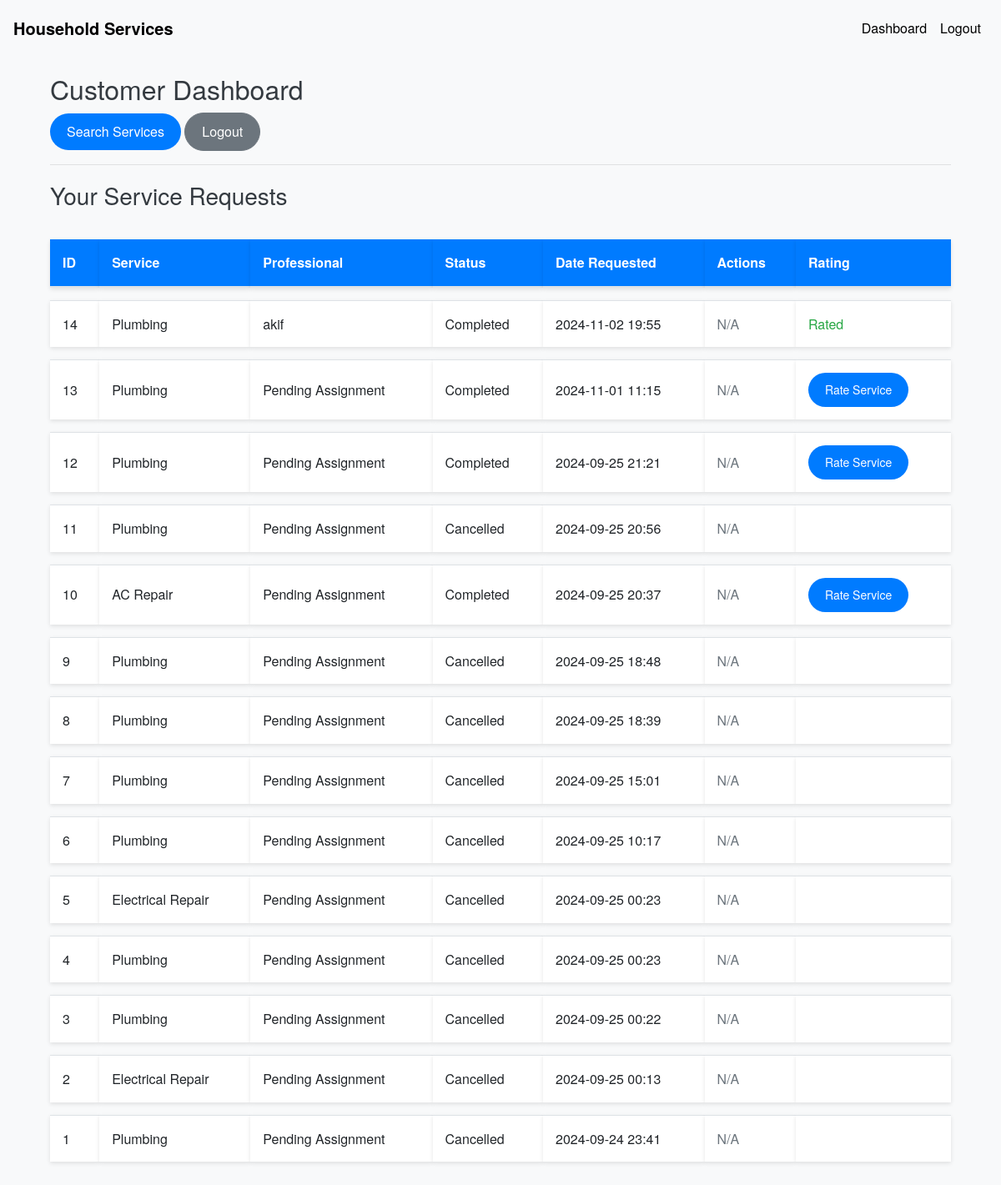
Page /customer/dashboard (signed in) on the earlier database version.
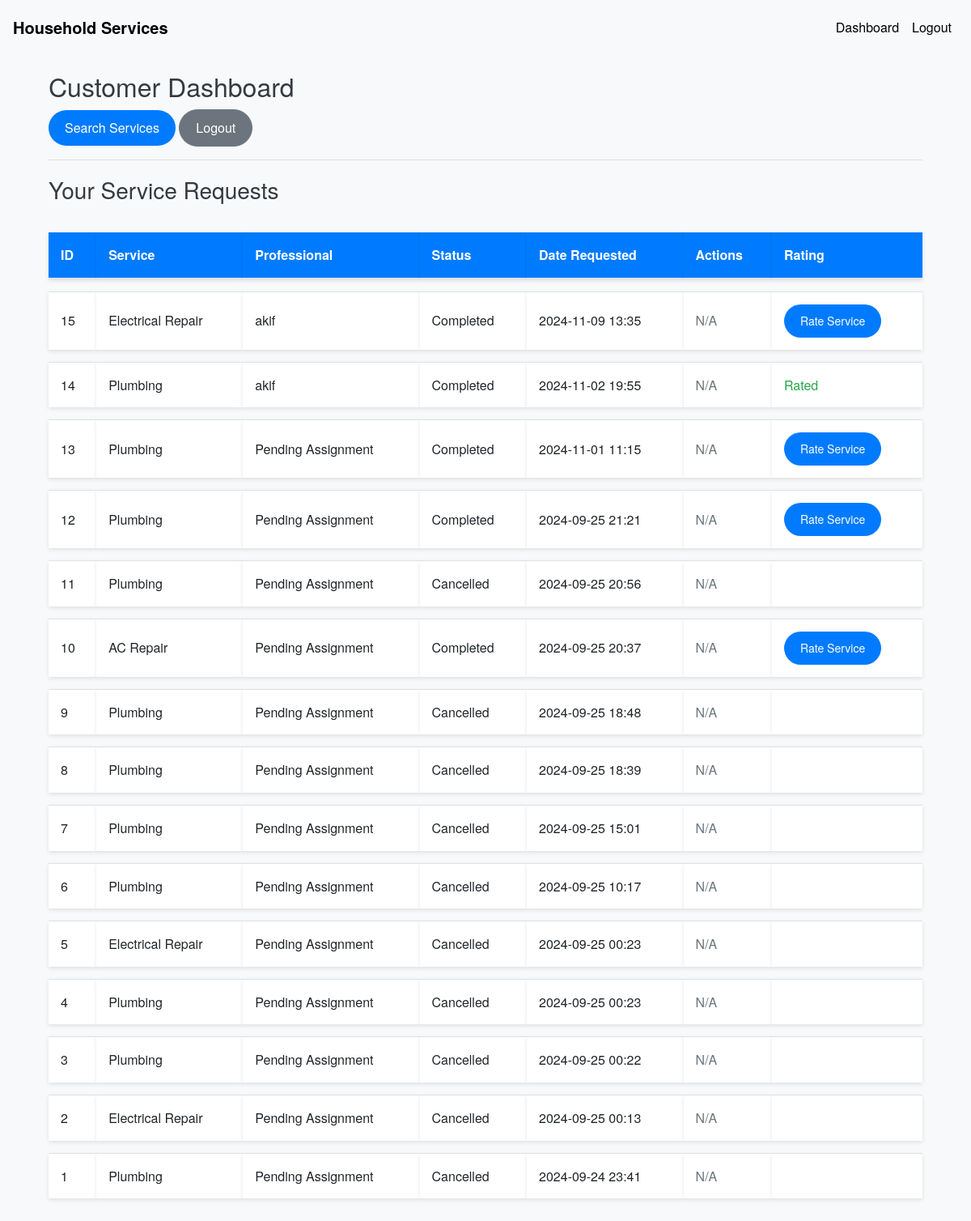
Same page on the later database version.
### models.py (models this page shows, shortened)
class ServiceRequest(db.Model):
    __tablename__ = 'service_requests'
    id = db.Column(db.Integer, primary_key=True)
    service_id = db.Column(db.Integer, db.ForeignKey('services.id'), nullable=False)
    customer_id = db.Column(db.Integer, db.ForeignKey('users.id'), nullable=False)
    professional_id = db.Column(db.Integer, db.ForeignKey('users.id'))
    service_status = db.Column(db.String(20), nullable=False, default='requested')
    service = db.relationship('Service', backref='service_requests')
    date_of_request = db.Column(db.DateTime, default=datetime.utcnow)
    date_of_completion = db.Column(db.DateTime)
    remarks = db.Column(db.Text)
    rating = db.Column(db.Integer)

class Service(db.Model):
    __tablename__ = 'services'
    id = db.Column(db.Integer, nullable =False, primary_key=True)
    name = db.Column(db.String(100), nullable=False)
    base_price = db.Column(db.Float, nullable=False)
    time_required = db.Column(db.Integer, nullable=False)  # in minutes
    description = db.Column(db.Text)

class User(UserMixin, db.Model):
    __tablename__ = 'users'
    id = db.Column(db.Integer, primary_key=True)
    username = db.Column(db.String(100), unique=True, nullable=False)
    password = db.Column(db.String(128), nullable=False)
    role = db.Column(db.String(20), nullable=False)
    is_active = db.Column(db.Boolean, default=True)
    date_created = db.Column(db.DateTime, default=datetime.utcnow)
    date_completed = db.Column(db.DateTime)
    is_approved = db.Column(db.Boolean, default=False)
    service_type = db.Column(db.String(100))
    experience = db.Column(db.Integer)
    resume_filename = db.Column(db.String(200))
    approval_status = db.Column(db.String(50), default='pending')
    customer_service_requests = db.relationship('ServiceRequest', backref='customer', foreign_keys='ServiceRequest.customer_id', lazy='dynamic')
    professional_service_requests = db.relationship('ServiceRequest', backref='professional', foreign_keys='ServiceRequest.professional_id', lazy='dynamic')

### routes.py (the view)
@app.route('/customer/dashboard')
@login_required
def customer_dashboard():
    if current_user.role != 'customer':
        flash('Access denied.')
        return redirect(url_for('index'))
    service_requests = ServiceRequest.query.filter_by(customer_id=current_user.id).order_by(ServiceRequest.id.desc()).all()
    return render_template('customer_dashboard.html', service_requests=service_requests)

### app.py (called while the page is built)
@login_manager.user_loader
def load_user(user_id):
    return User.query.get(int(user_id))

### templates/customer_dashboard.html (shortened to what this page needs)
{% extends 'base.html' %}
{% block content %}
<div class="container mt-4">
    <h2>Customer Dashboard</h2>
    <p>
        <a href="{{ url_for('search_services') }}" class="btn btn-primary">Search Services</a>
        <a href="{{ url_for('logout') }}" class="btn btn-secondary">Logout</a>
    </p>
    <hr>
    <h3>Your Service Requests</h3>
    <table class="table table-striped">
        <thead>
            <tr>
                <th>ID</th>
                <th>Service</th>
                <th>Professional</th>
                <th>Status</th>
                <th>Date Requested</th>
                <th>Actions</th>
                <th>Rating</th>
            </tr>
        </thead>
        <tbody>
            {% for request in service_requests %}
            <tr>
                <td>{{ request.id }}</td>
                <td>{{ request.service.name }}</td>
                <td>
                    {% if request.professional %}
                    {{ request.professional.username }}
                    {% else %}
                    Pending Assignment
                    {% endif %}
                </td>
                <td>{{ request.service_status.capitalize() }}</td>
                <td>{{ request.date_of_request.strftime('%Y-%m-%d %H:%M') }}</td>
                <td>
                    {% if request.service_status in ['requested', 'accepted'] %}
                    <form action="{{ url_for('cancel_request', request_id=request.id) }}" method="POST" style="display:inline;">
                        <button type="submit" class="btn btn-sm btn-danger" onclick="return confirm('Are you sure you want to cancel this request?');">Cancel</button>
                    </form>
                    {% else %}
                    <span class="text-muted">N/A</span>
                    {% endif %}
                </td>
                <td>
                    {% if request.service_status == 'completed' %}
                        {% if request.rating %}
                            <span class="text-success">Rated</span>
                        {% else %}
                            <button class="btn btn-primary btn-sm" data-toggle="modal" data-target="#rateModal{{ request.id }}">Rate Service</button>
                        {% endif %}
                    {% endif %}
                </td>
            </tr>
            {% endfor %}
        </tbody>
    </table>
</div>
{% endblock %}

### templates/base.html (shortened to what this page needs)
<!DOCTYPE html>
<html lang="en">
<head>
    <link rel="stylesheet" href="https://stackpath.bootstrapcdn.com/bootstrap/4.5.0/css/bootstrap.min.css">
    <link rel="stylesheet" href="{{ url_for('static', filename='css/styles.css') }}">
</head>
<body>
    <nav class="navbar navbar-expand-lg navbar-light bg-light">
        <a class="navbar-brand" href="{{ url_for('index') }}">Household Services</a>
        {% if current_user.is_authenticated %}
        <div class="collapse navbar-collapse" id="navbarNav">
            <ul class="navbar-nav ml-auto">
                {% if current_user.role == 'admin' %}
                <li class="nav-item">
                    <a class="nav-link" href="{{ url_for('admin_dashboard') }}">Dashboard</a>
                </li>
                {% elif current_user.role == 'professional' %}
                <li class="nav-item">
                    <a class="nav-link" href="{{ url_for('professional_dashboard') }}">Dashboard</a>
                </li>
                {% elif current_user.role == 'customer' %}
                <li class="nav-item">
                    <a class="nav-link" href="{{ url_for('customer_dashboard') }}">Dashboard</a>
                </li>
                {% endif %}
                <li class="nav-item">
                    <a class="nav-link" href="{{ url_for('logout') }}">Logout</a>
                </li>
            </ul>
        </div>
        {% endif %}
    </nav>
    <div class="container mt-4">
        {% block content %}{% endblock %}
    </div>
</body>
</html>

### static/css/styles.css (style rules this page uses)
body { padding-top: 5px; font-family: 'Helvetica Neue', Arial, sans-serif; background-color: #f8f9fa; color: #343a40; line-height: 1.6; }
.navbar { background-color: #343a40; }
.navbar-brand { font-weight: bold; color: #000000 !important; }
.nav-link { color: #000000 !important; }
.table { margin-top: 20px; border-collapse: separate; border-spacing: 0 15px; }
.table th, .table td { vertical-align: middle; background-color: #ffffff; border: none; padding: 15px; box-shadow: 0 2px 5px rgba(0, 0, 0, 0.1); }
.table th { background-color: #007bff; color: #ffffff; font-weight: bold; }
.table td { border-top: 1px solid #dee2e6; }
.btn { border-radius: 50px; padding: 10px 20px; transition: background-color 0.3s ease, color 0.3s ease; }
.btn-primary { background-color: #007bff; border: none; }
h1, h2, h3, h4, h5, h6 { font-weight: 300; margin-top: 20px; margin-bottom: 10px; }
.container { margin-top: 50px; }

Differences in the rows shown:
added ServiceRequest: id "15", service.name "Electrical Repair", professional.username "akif", service_status "Completed", date_of_request "2024-11-09 13:35", shows "N/A"
